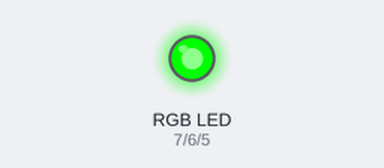
A sketch run on a simulated Arduino Uno, built with avr-gcc and run on an emulated ATmega328P. On the bench: an RGB LED mixed from three pins (HIGH = lit). Dim RGB values are drawn brighter than linear.

Above: at 0.1 s.
At 0.4 s:
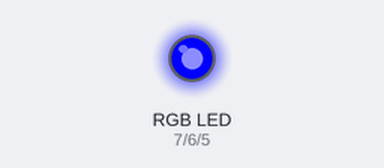
At 0.55 s:
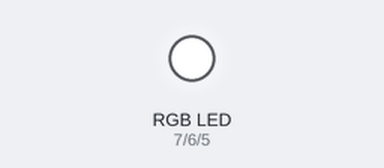
At 0.75 s:
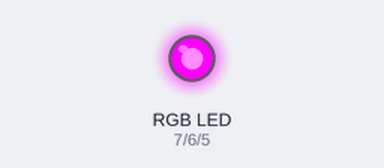
At 1.1 s:
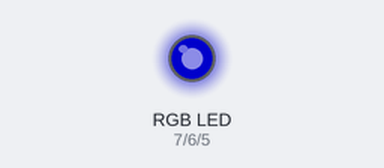
At 1.45 s:
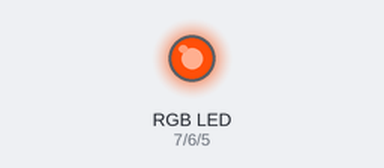
Timing chart, 0 to 3.3 s (numbered marks = the images above):
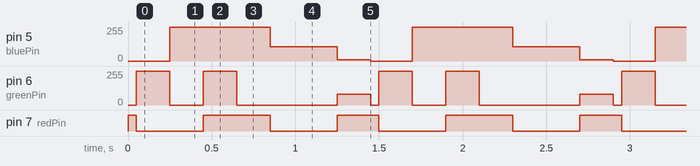

Measured:
- by itself, pin 5 (bluePin): repeats every 1.5 s: 108/255 0.40 s, 9/255 0.20 s, 0/255 0.25 s, 255/255 0.60 s
- by itself, pin 6 (greenPin): repeats every 1.5 s: 0/255 0.20 s, 255/255 0.20 s, 0/255 0.60 s, 79/255 0.20 s, 0/255 0.05 s, 255/255 0.20 s
- by itself, pin 7 (redPin): repeats every 1.5 s: LOW 0.40 s, HIGH 0.40 s, LOW 0.40 s, HIGH 0.25 s

The sketch:

LED_RGB.lnk.ino
```cpp
int redPin=7;
int greenPin =6;
int bluePin = 5; // déclaration des Pins

void setup() {
  pinMode (redPin, OUTPUT);
  pinMode (greenPin, OUTPUT);
  pinMode (greenPin, OUTPUT);

}

void loop() {
  mixCouleur(255, 0 ,0);  //couleur rouge
  delay(50);
  mixCouleur(0, 255 ,0);  //couleur verte
  delay(200);
  mixCouleur(0, 0 ,255);  //couleur blue
  delay(200);
  mixCouleur(255, 255 ,255);  //couleur blanche
  delay(200);
  mixCouleur(170, 0 ,255);  //couleur mauve
  delay(200);
  mixCouleur(46, 0, 108);  //couleur indigo
  delay(400);
  mixCouleur(173, 79, 9);  //couleur fauve
  delay(200);

}

void mixCouleur (int redValue, int greenValue, int blueValue)
{
  analogWrite(redPin, redValue);
  analogWrite(greenPin, greenValue);
  analogWrite(bluePin, blueValue);
}
```
